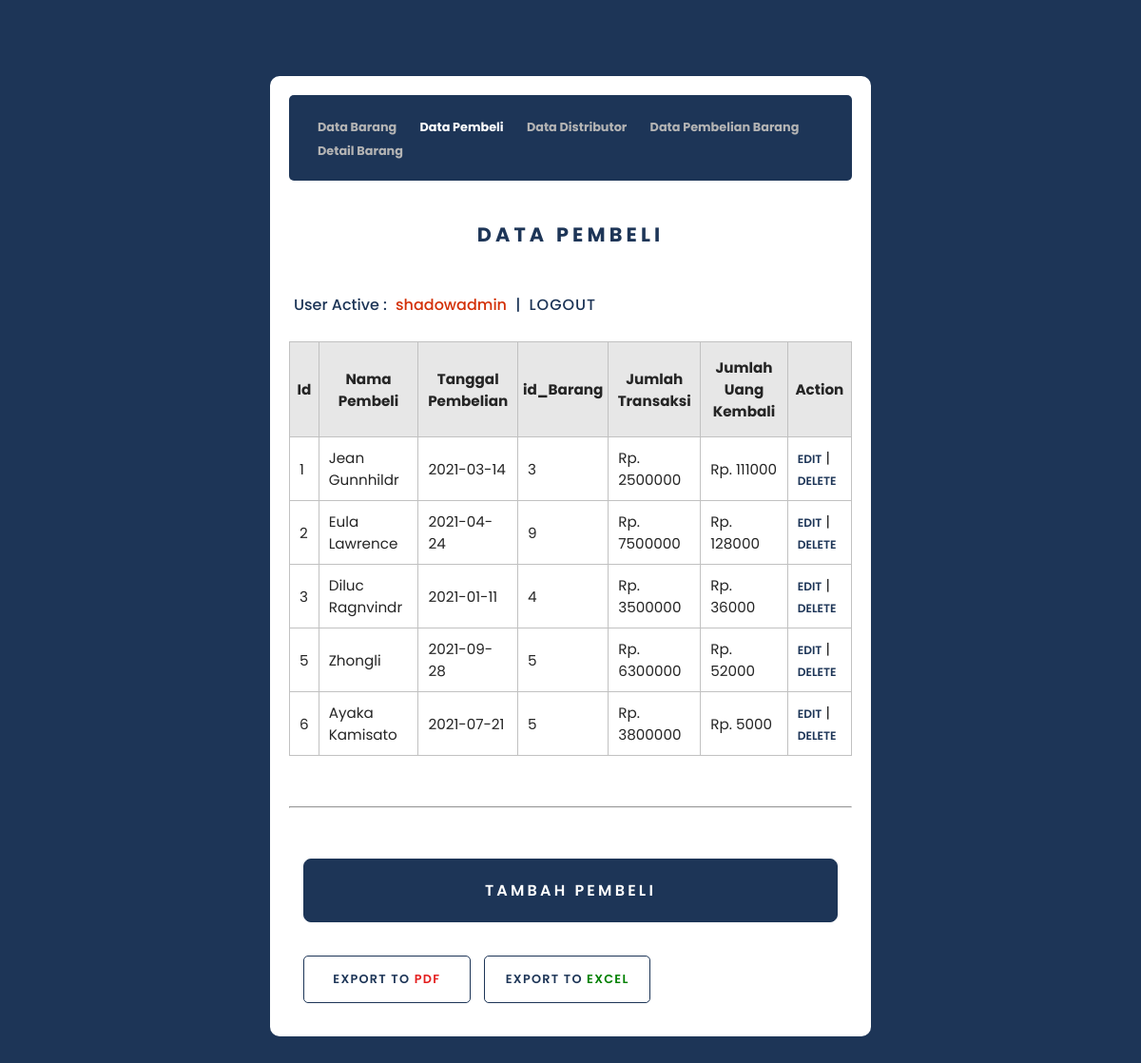
Screenshot of /uas_basisdata/admin/datapembeli.php (signed in) with the database file from the repository.
### tables this page shows
CREATE TABLE `data_pembeli` (
  `id_pembeli` int(5) NOT NULL AUTO_INCREMENT,
  `nama_pembeli` varchar(25) NOT NULL,
  `tgl_transaksi_pembelian` date DEFAULT NULL,
  `id_barang` int(5) DEFAULT NULL,
  `jumlah_transaksi` int(15) DEFAULT NULL,
  `jumlah_uang_kembali` int(15) DEFAULT NULL,
  PRIMARY KEY (`id_pembeli`),
  KEY `id_barang` (`id_barang`),
  CONSTRAINT `data_pembeli_ibfk_1` FOREIGN KEY (`id_barang`) REFERENCES `data_barang` (`id_barang`) ON DELETE CASCADE ON UPDATE CASCADE
);

### uas_basisdata/admin/datapembeli.php (the view, shortened to what this page needs)
<?php
include "../koneksi.php";
$datapembeli = "SELECT * FROM `data_pembeli` ORDER BY `data_pembeli`.`id_pembeli` ASC";
$printb = mysqli_query($conn, $datapembeli);
?>
<!DOCTYPE html>
<html lang="en">
<head>
    <link rel="stylesheet" href="../css/style.css" type="text/css">
</head>
<body>
    <div class="containers">
        <nav>
            <a href="databarang.php">Data Barang</a>
            <a href="datapembeli.php" class="active">Data Pembeli</a>
            <a href="datadistributor.php">Data Distributor</a>
            <a href="datapembelianbarang.php">Data Pembelian Barang</a>
            <a href="detailbarang.php">Detail Barang</a>
        </nav>
        <div id="datapembeli">
            <header>
                <h3>DATA PEMBELI</h3>
                <h4>User Active :
                    <span class="user_login">
                        <?php echo $_SESSION['username']; ?>
                    </span> |
                    <a class="link" href="../logout.php">Logout</a>
                </h4>
            </header>
            <div class="main">
                <table>
                    <tr>
                        <th>Id</th>
                        <th>Nama Pembeli</th>
                        <th>Tanggal Pembelian</th>
                        <th>id_Barang</th>
                        <th class="mini">Jumlah Transaksi</th>
                        <th class="mini">Jumlah Uang Kembali</th>
                        <th>Action</th>
                    </tr>
                <?php while($b = mysqli_fetch_array($printb)): ?>
                    <tr>
                        <td><?= $b['id_pembeli'];?></td>
                        <td><?= $b['nama_pembeli'];?></td>
                        <td><?= $b['tgl_transaksi_pembelian'];?></td>
                        <td><?= $b['id_barang'];?></td>
                        <td>Rp. <?= $b['jumlah_transaksi'];?></td>
                        <td>Rp. <?= $b['jumlah_uang_kembali'];?></td>
                        <td>
                            <a class="edit" href="update/updatepage_pembeli.php?id=<?php echo $b['id_pembeli']; ?>">EDIT</a> |
                            <a class="delete" href="delete/deletepembeli.php?id=<?php echo $b['id_pembeli']; ?>">DELETE</a>
                        </td>
                    </tr>
                <?php endwhile;?>
                </table>
                <br><hr><br>
                <a class="button" href="input/inputpage_pembeli.php">Tambah Pembeli</a>
                <div class="exportnav">
                    <a class="exportbutton" href="#databarang">Export to <span style="color:#e41d1d">PDF</span></a>
                    <a class="exportbutton" href="print.php" target="_blank">Export to <span style="color:green">EXCEL</span></a>
                </div>
            </div>
        </div>
    </div>
</body>
</html>

### uas_basisdata/css/style.css (style rules this page uses)
body { font-family: 'poppins'; background-color: #1d3557;; color: #fff; }
table { border-collapse: collapse; margin: 20px 0px; color:rgb(37, 37, 37); font-size: 0.95em; margin-left: auto; margin-right: auto; }
td { border: 1px solid #c1c1c1; padding: 10px; }
th { border: 1px solid #c1c1c1; padding: 15px 5px; background-color: #e7e7e7; }
.edit , .delete { text-decoration: none; font-size: 0.8em; color:#1d3557; text-transform: uppercase; font-weight: 600; }
.button { text-decoration: none; font-size: 1em; color:#fff; text-transform: uppercase; font-weight: 600; text-align: center; border: 1px solid #1d3557; padding: 20px; display: flex; justify-content: center; margin : 20px 15px; background-color: #1d3557; border-radius: 8px; cursor: pointer; letter-spacing: 0.2em; }
.containers { width: 50%; margin: 5em auto; background-color: #fff; padding: 20px; border-radius: 10px; }
.containers h3 { text-align: center; color: #1d3557; font-weight: 700; font-size: 1.3em; padding: 20px; letter-spacing: .2em; }
h4 { color: #1d3557; font-weight: 500; padding: 5px; }
.user_login { color: #d33007; font-weight: 500; padding: 5px; }
nav { display: block; background-color: #1d3557; padding: 20px; border-radius: 5px; }
nav a { padding: 20px 10px; color:#b4b4b4; font-size: .8em; text-decoration: none; font-weight: bold; transition: 0.5s; }
nav a.active, nav a:hover { color: #fff; }
.link { color: #1d3557; text-decoration: none; transition: 0.3s; text-transform: uppercase; font-weight: 500; letter-spacing: 1px; margin-left: 5px; }
.exportnav { display: inline; background-color: #fff; margin: 10px; }
.exportnav a { display: inline-block; }
.exportbutton { text-decoration: none; font-size: .8em; color:#1d3557; text-transform: uppercase; font-weight: 600; border: 1px solid #1d3557; padding: 15px 10px; margin: 15px 5px; background-color: #fff; border-radius: 5px; cursor: pointer; letter-spacing: 0.1em; transition: 0.5s; width: 12em; text-align: center; }

### rows the page displays
data_pembeli: id_pembeli "1", nama_pembeli "Jean Gunnhildr", tgl_transaksi_pembelian "2021-03-14", id_barang "3", jumlah_transaksi "2500000", jumlah_uang_kembali "111000"
data_pembeli: id_pembeli "2", nama_pembeli "Eula Lawrence", tgl_transaksi_pembelian "2021-04-24", id_barang "9", jumlah_transaksi "7500000", jumlah_uang_kembali "128000"
data_pembeli: id_pembeli "3", nama_pembeli "Diluc Ragnvindr", tgl_transaksi_pembelian "2021-01-11", id_barang "4", jumlah_transaksi "3500000", jumlah_uang_kembali "36000"
data_pembeli: id_pembeli "5", nama_pembeli "Zhongli", tgl_transaksi_pembelian "2021-09-28", id_barang "5", jumlah_transaksi "6300000", jumlah_uang_kembali "52000"
data_pembeli: id_pembeli "6", nama_pembeli "Ayaka Kamisato", tgl_transaksi_pembelian "2021-07-21", id_barang "5", jumlah_transaksi "3800000", jumlah_uang_kembali "5000"

### other values shown
$_SESSION['username'] "shadowadmin"
